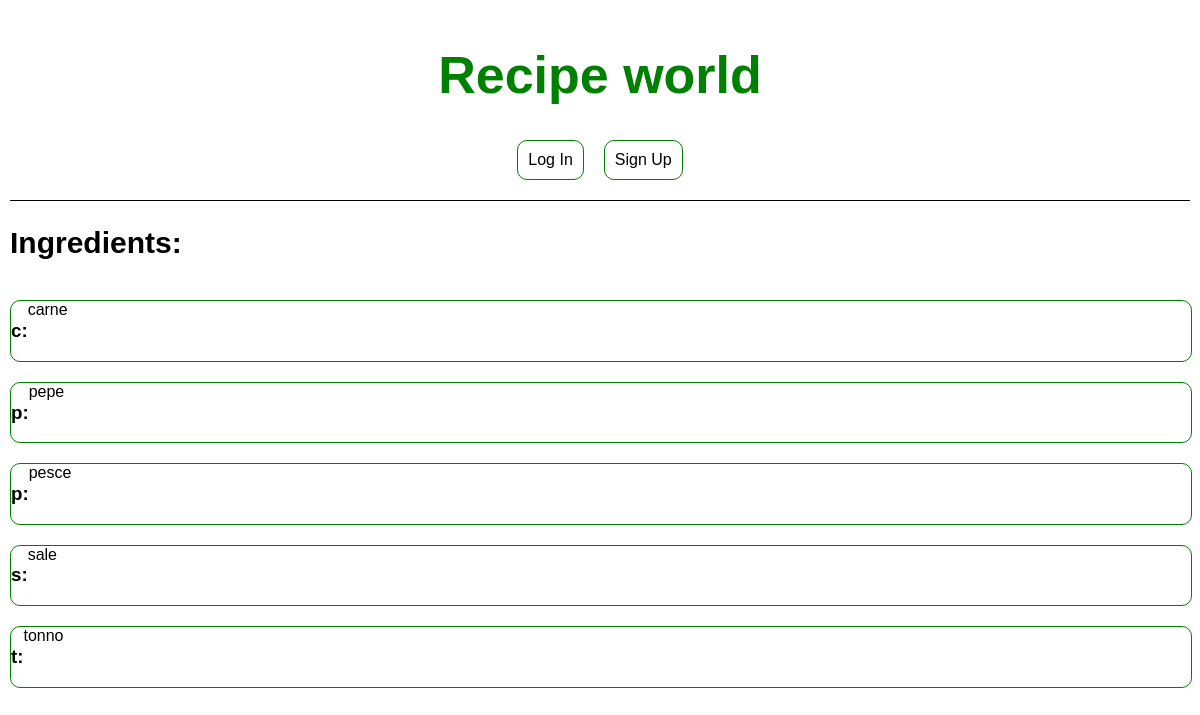
The app's page /recipes/ingredient/, older data.
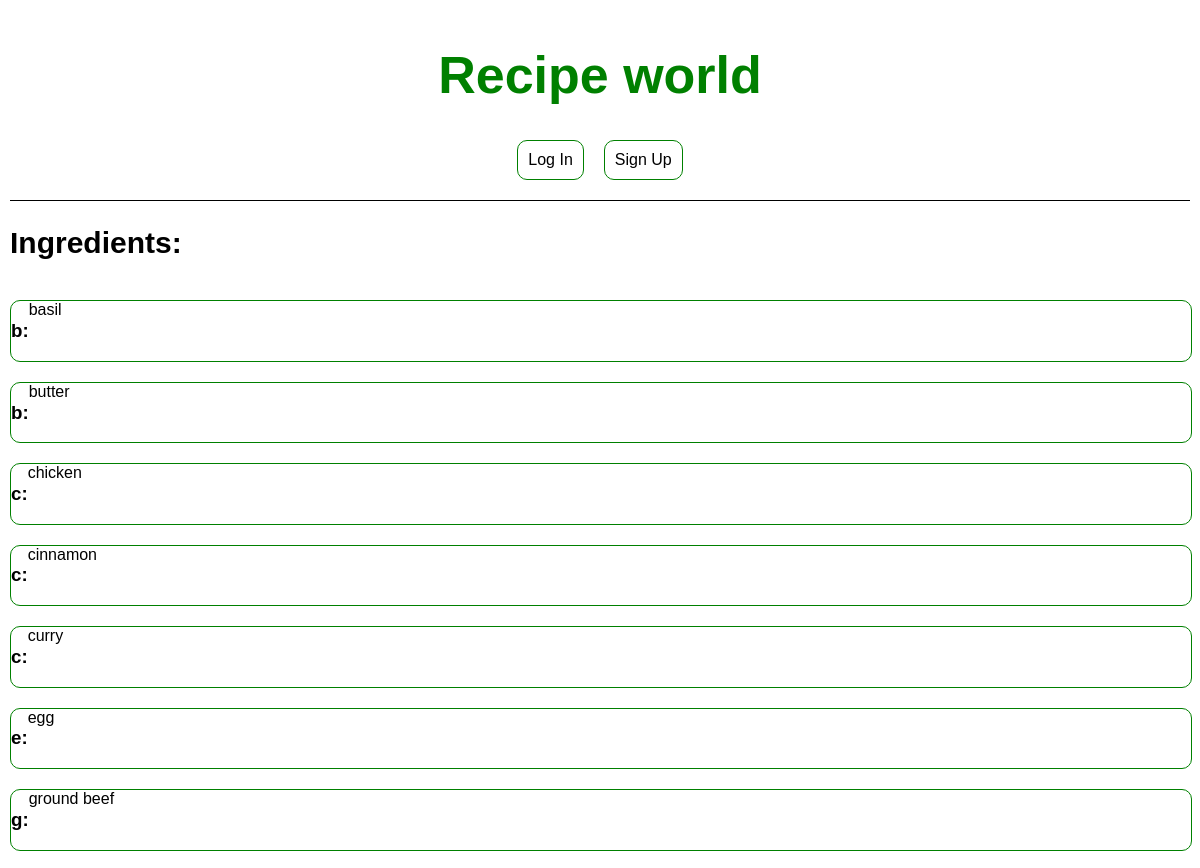
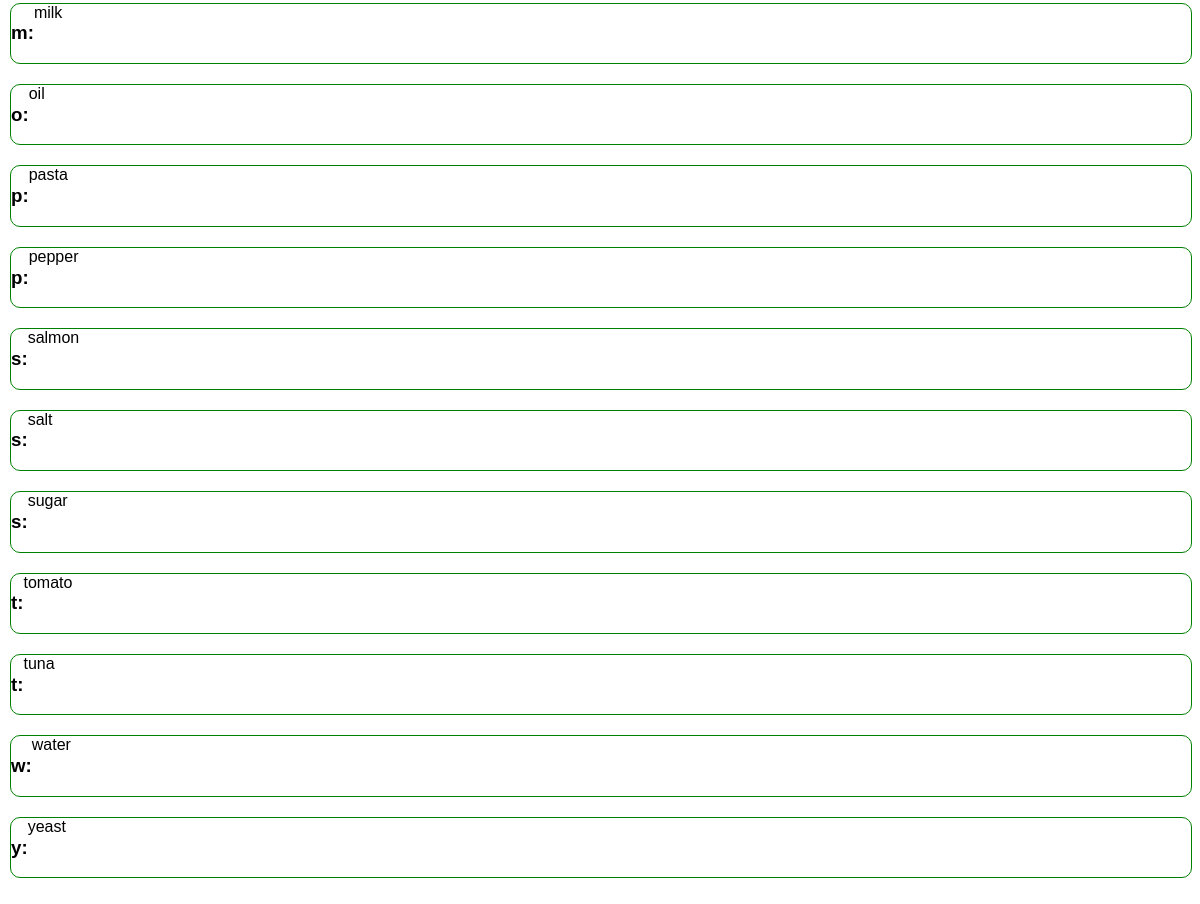
The same page, newer data (2 pictures, top to bottom).
### recipes/models.py (models this page shows, shortened)
class Ingredient(models.Model):
    title = models.CharField(max_length=255, primary_key=True)
    description = models.TextField(blank=True)
    class Meta:
        db_table = "Ingredients"
        ordering = ['title']
    def get_absolute_url(self):
        return reverse("recipes_ingredient", kwargs={"pk": self.pk})

### recipes/views.py (the view)
# urls.py: path("ingredient/", views.IngredientsPageView.as_view(), name="recipe_ingredients"),
class IngredientsPageView(ListView):
    model = Ingredient
    template_name = "../templates/ingredients.html"
    paginate_by = 10
    def get_context_data(self, **kwargs):
        context = super().get_context_data(**kwargs)
        context['alphabet'] = map(chr, range(97, 123))
        return context

### recipes/templatetags/filter_first.py (called while the page is built)
@register.filter
def filter_first(list, char):
    if list.model == Category:
        return Category.objects.filter(title__startswith=char)
    elif list.model == Ingredient:
        return Ingredient.objects.filter(title__startswith=char)

### templates/ingredients.html (shortened to what this page needs)
{% extends "categories.html" %}
{% load static %}
{% block head %}<h2>Ingredients:</h2>{% endblock head %}

### templates/categories.html (shortened to what this page needs)
{% extends "recent.html" %}
{% load static %}
{% load filter_first %}
{% block css %}
    <link rel="stylesheet" href="{% static 'recent.css' %}">
    <link rel="stylesheet" href="{% static 'base.css' %}">
{% endblock %}
{% block content %}
{% block head %}<h2>Categories:</h2>{% endblock head %}
<ul>
    {%  for letter in alphabet %}
        {%for item in object_list|filter_first:letter  %}
            <li>
                <h3>{{letter}}:</h3>
                <div class="element">
                    <a href="{{ item.get_absolute_url }}">{{ item.title }}</a>
                </div>
            </li>
        {% endfor %}
    {% endfor %}
</ul>
{% endblock content %}

Row changes from the older to the newer data that the page shows:
removed Ingredient: letter "c", title "carne"
removed Ingredient: letter "p", title "pepe"
removed Ingredient: letter "p", title "pesce"
removed Ingredient: letter "s", title "sale"
removed Ingredient: letter "t", title "tonno"
added Ingredient: letter "b", title "basil"
added Ingredient: letter "b", title "butter"
added Ingredient: letter "c", title "chicken"
added Ingredient: letter "c", title "cinnamon"
added Ingredient: letter "c", title "curry"
added Ingredient: letter "e", title "egg"
added Ingredient: letter "g", title "ground beef"
added Ingredient: letter "m", title "milk"
added Ingredient: letter "o", title "oil"
added Ingredient: letter "p", title "pasta"
added Ingredient: letter "p", title "pepper"
added Ingredient: letter "s", title "salmon"
added Ingredient: letter "s", title "salt"
added Ingredient: letter "s", title "sugar"
added Ingredient: letter "t", title "tomato"
added Ingredient: letter "t", title "tuna"
added Ingredient: letter "w", title "water"
added Ingredient: letter "y", title "yeast"
